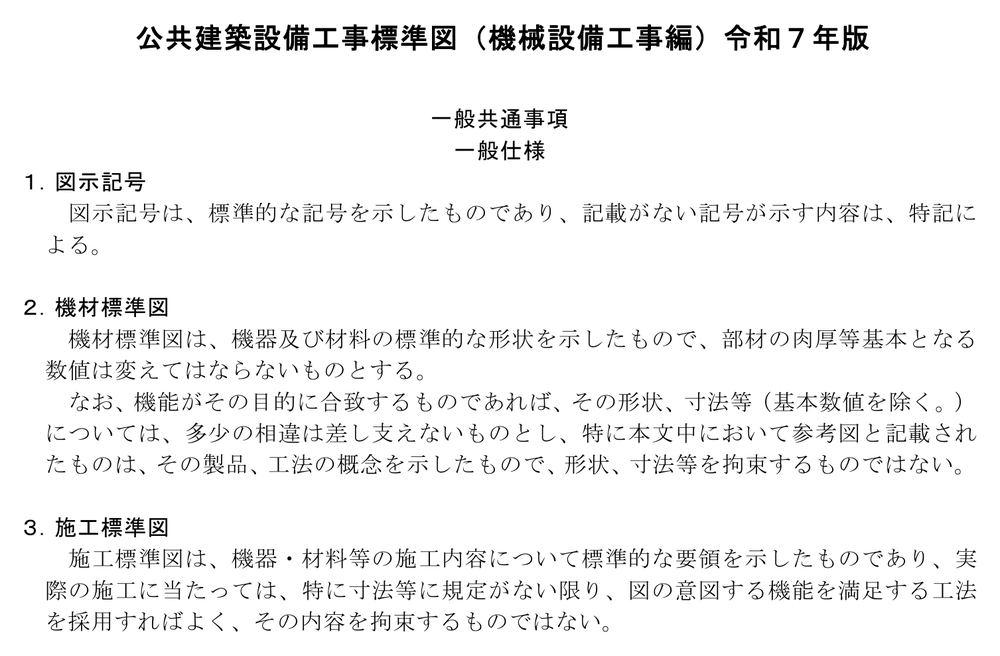
#> input picture img/zu/m002.jpg, 1000 x 656 px
$ python -i build.py   (imports and definitions only)
#> lines starting #> are read from the running program, lines starting #| are printed output that depends on the picture; after the words box and inside, x2 and y2 are one past the last pixel; in counts of white or black regions, pixels touching at a corner belong together
# -*- coding: utf-8 -*-
"""サイト生成: python3 build.py <src_dir> <out_dir>"""
import os, sys, re, html, json, subprocess
import parse
from content import WORKS, COMMON, SPEC_URL, ZU_URL, SPEC_PAGE, ZU_PAGE

SRC, OUT = sys.argv[1], sys.argv[2]
SPEC_PDF = os.path.join(SRC, "spec.pdf")
ZU_PDF = os.path.join(SRC, "zu.pdf")
E = html.escape

# [1 line not run here, left out]
# [1 line that did not run here, left out]
# [1 line that did not run here, left out]

HEN_NAME = {2: "第2編 共通工事", 3: "第3編 空気調和設備工事", 5: "第5編 給排水衛生設備工事"}
ALL = WORKS + [COMMON]
IDX = []          # 横断検索用
_seen_c, _seen_z = {}, {}
CHIPS = {
    "reibai": ["気密", "真空", "ろう付け", "吊り 間隔", "立て管", "保温 厚さ", "曲げ"],
    "drain": ["勾配", "トラップ", "間接排水", "通水", "保温", "材料"],
    "duct": ["板厚", "吊り", "フランジ", "補強", "シール", "防火", "保温 厚さ"],
    "eisei": ["勾配", "水圧", "満水", "通気", "埋設", "吊り 間隔", "保温 厚さ"],
    "kyotsu": ["保温", "スリーブ", "貫通", "試験", "洗浄"],
}
HOME_CHIPS = ["勾配", "吊り 間隔", "振れ止め", "試験", "保温 厚さ", "板厚", "真空", "トラップ", "防火区画", "埋設"]


CAT_ORDER = ["材料・区分", "施工", "支持・吊り", "試験", "保温"]


# [6 lines left out: function cat_of, not called in this run]


NUM_RE = re.compile(r"(\d+/\d+|\d[\d,.]*\s*(?:mm|ｍｍ|m|ｍ|MPa|Pa|°|℃|分|秒|倍|箇所|mg/L)(?![A-Za-z]))")


def em_num(s):
    return NUM_RE.sub(lambda m: f"<strong>{m.group(1)}</strong>", E(s))


def plain(raw_lines):
    return re.sub(r"\s+", " ", " ".join(l.strip() for l in raw_lines if l.strip()))


def chips_html(words):
    return '<div class="chips">' + "".join(
        f'<button type="button" class="chip" data-q="{E(x)}">{E(x.replace(" ", ""))}</button>' for x in words) + "</div>"
NAV = [(w["id"], w["short"]) for w in ALL]

spec_pages, zu_pages = set(), set()

ZU_FIX = {  # 図示記号ページの名称補足
    3: "図示記号（配管）その1", 4: "図示記号（配管）その2", 5: "図示記号（配管）その3",
    6: "図示記号（配管：空調・冷媒・ドレン等）", 7: "図示記号（配管：衛生・排水等）",
    12: "図示記号（機器及び材料：ダクト・吹出口等）", 13: "図示記号（機器及び材料：ダクト附属品等）",
    17: "図示記号（機器及び材料：衛生）その1", 18: "図示記号（機器及び材料：衛生）その2",
    19: "図示記号（機器及び材料：衛生）その3", 2: "一般仕様（図示記号・機材標準図・施工標準図の扱い）",
    26: "パッケージ形空気調和機屋内機・FCU等の形式記号",
    95: "施工標準図 一覧表（一）", 96: "施工標準図 一覧表（二）", 97: "施工標準図 一覧表（三）",
}


# [11 lines left out: functions spec_link, tbl_link, not called in this run]


def ref_html(ref):
    return f'<span class="ref">{E(ref)}</span>'


# [11 lines left out: function clause_html, not called in this run]


ZU_SIZE = {}


# [10 lines left out: function zu_card, not called in this run]


# [2 lines not run here, left out]


# [125 lines left out: functions page, work_page, index_page, not called in this run]


def _trim(path, top=None, bottom=None, pad=0.02):
    """ヘッダー行・フッター行（ページ番号）を除き、図の範囲で切り抜く"""
#> called with path = '../img/zu/m002.jpg', pad = 0.02
    from PIL import Image, ImageOps
    im = Image.open(path).convert("L")
#> im is the input picture: PIL image 1000x656 L; min 0, max 255, mean 241.8
    W, H = im.size
#> W = 1000; H = 656
    inv = ImageOps.invert(im).point(lambda v: 255 if v > 60 else 0)
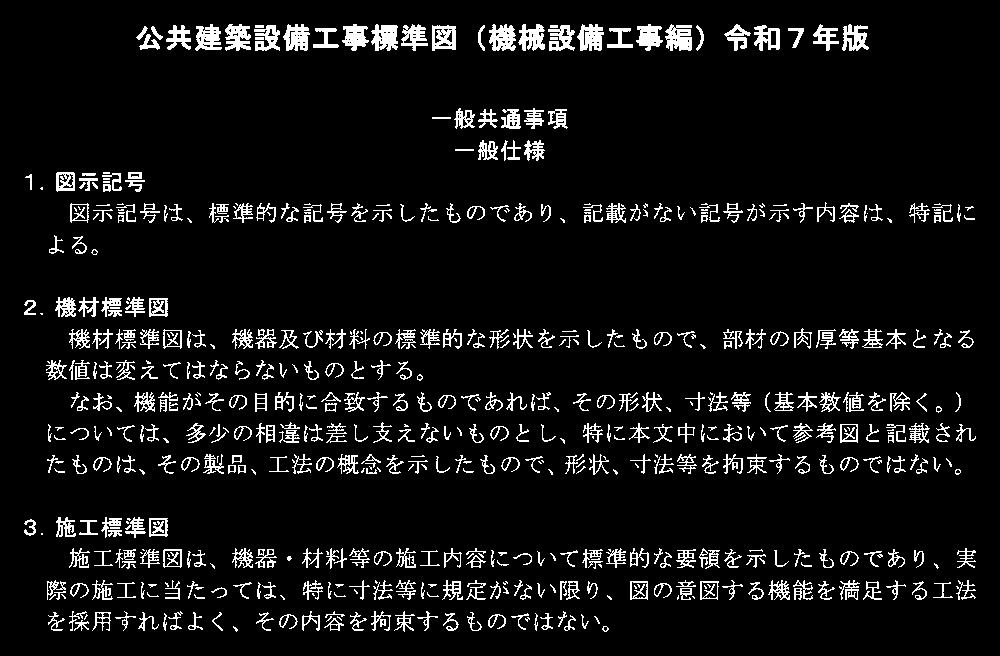
#> inv: PIL image 1000x656 L; 7.3% white in thin lines or dots, all inside (x1, y1, x2, y2) = (24, 24, 976, 632)
    rows = [1 if inv.crop((0, y, W, y + 1)).getbbox() else 0 for y in range(H)]
#> rows = 656 values, max 1 at index 24, min 0 at index 0, mean 0.517
    bands, y = [], 0
    while y < H:
        if rows[y]:
            s = y
            while y < H and rows[y]:
                y += 1
            bands.append((s, y))
        y += 1
#> after the loop, bands = [(24, 51), (108, 129), (140, 161), (172, 192), (202, 223), (235, 255), (297, 317), (328, 349), (360, 381), (392, 413), (422, 444), (454, 475), (517, 538), (548, 569), (580, 600), (611, 632)]; y = 656
    t0, b0 = 0, H
#> t0 = 0; b0 = 656
    if bands and bands[0][1] < H * 0.09:           # 上端のヘッダー行
        t0 = bands[0][1]
#> t0 = 51
        bands = bands[1:]
#> bands = [(108, 129), (140, 161), (172, 192), (202, 223), (235, 255), (297, 317), (328, 349), (360, 381), (392, 413), (422, 444), (454, 475), (517, 538), (548, 569), (580, 600), (611, 632)]
    if bands and bands[-1][0] > H * 0.86:          # 下端のページ番号行
        b0 = bands[-1][0]
#> b0 = 611
    body = im.crop((0, t0, W, b0))
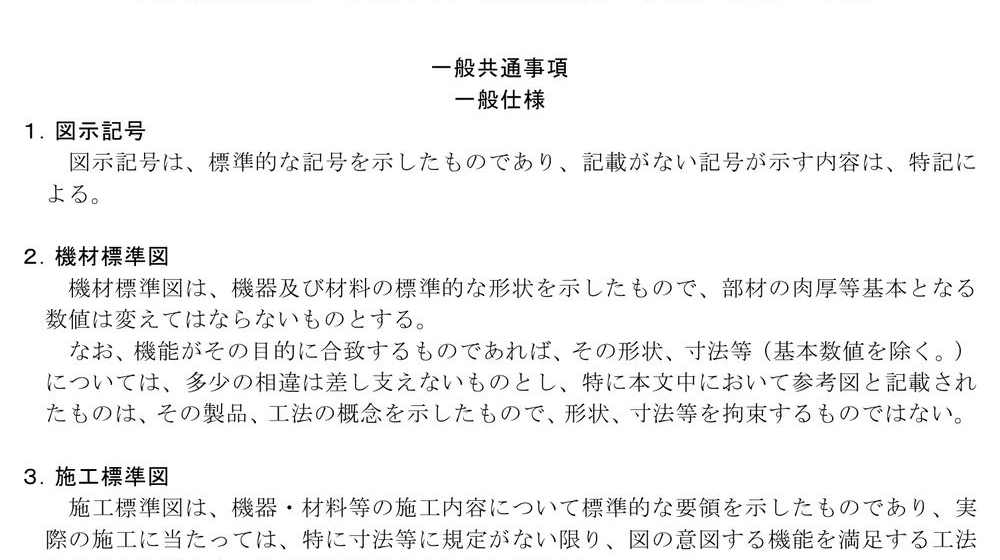
#> body: PIL image 1000x560 L; min 0, max 255, mean 243.8
    bbox = ImageOps.invert(body).point(lambda v: 255 if v > 40 else 0).getbbox()
#> bbox = (24, 57, 976, 550)
    if bbox:
        px = int(W * pad)
#> px = 20
        l, t, r, bt = bbox
#> l = 24; t = 57; r = 976; bt = 550
        body = body.crop((max(0, l - px), max(0, t - px), min(body.width, r + px), min(body.height, bt + px)))
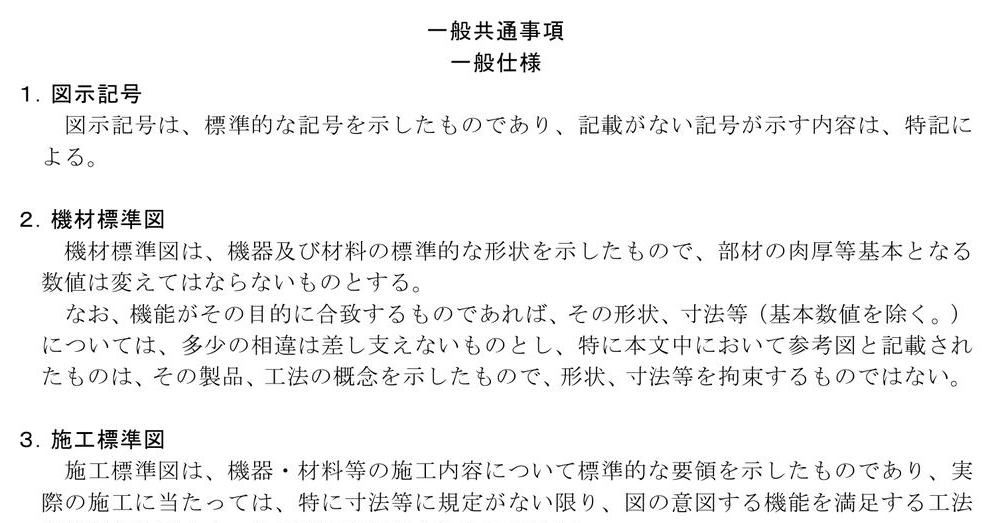
#> body: PIL image 992x523 L; min 0, max 255, mean 242.9
    return body


# [21 lines left out: function render_images, not called in this run]


# [19 lines not run here, left out]

>>> result = _trim('../img/zu/m002.jpg')
